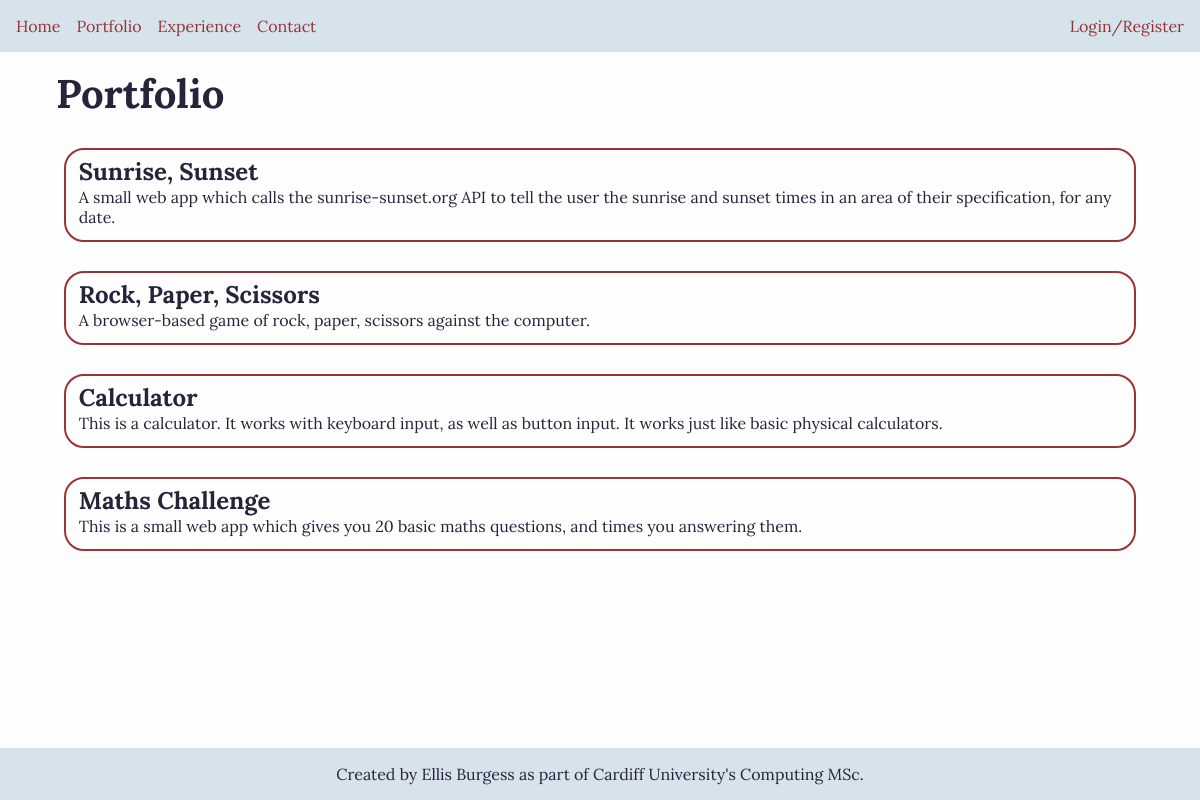
The app's page /portfolio with its own data.
### blog/models.py (models this page shows)
class Portfolio(db.Model):
    id = db.Column(db.Integer, primary_key=True)
    title = db.Column(db.Text, nullable=False)
    path_name = db.Column(db.String(128), nullable=False, unique=True)
    short_description = db.Column(db.Text, nullable=False)
    description = db.Column(db.Text, nullable=False)
    comments = db.relationship('Comments', backref='portfolio', lazy=True)

### blog/routes/routes.py (the view)
@app.route('/portfolio')
def portfolio():
    session['url'] = url_for('portfolio')
    entries = Portfolio.query.all()
    return render_template('portfolio.html', title='Portfolio', entries=entries)

### blog/templates/portfolio.html
{% extends "layout.html" %}
{% from "macros.html" import display_portfolio %}
{% block content %}
    <h1>Portfolio</h1>
    {% for entry in entries %}
        <article class="portfolio-item">
            {{ display_portfolio(entry) }}
        </article>
    {% endfor %}
{% endblock content %}

### blog/templates/layout.html (shortened to what this page needs)
<!DOCTYPE html>
<html lang="en">
<head>
    {% block stylesheet %}
    <link rel="stylesheet" href="{{ url_for('static', filename='style.css') }}">
    {% endblock %}
</head>
<body>
    <header>
        <nav id="main-nav">
            <div>
                <a href="{{ url_for('home') }}">Home</a>
                <a href="{{ url_for('portfolio') }}">Portfolio</a>
                <a href="{{ url_for('experience') }}">Experience</a>
                <a href="{{ url_for('contact') }}">Contact</a>
            </div>
            {% if not current_user.is_authenticated %}
            <a href="{{ url_for('login') }}" class="login-nav">Login/Register</a>
            {% else %}
            <a href="{{ url_for('logout') }}" class="login-nav">Logout</a>
            {% endif %}
        </nav>
    </header>
    <main>
        {% block content %}
        {% endblock content %}
    </main>
    <footer>
        <p>Created by Ellis Burgess as part of Cardiff University's Computing MSc.</p>
    </footer>
</body>
</html>

### blog/templates/macros.html (shortened to what this page needs)
{% macro display_portfolio(entry) %}
    <a href="/portfolio/{{ entry.id }}"><h2>{{ entry.title }}</h2></a>
    <p>{{ entry.short_description }}</p>
{% endmacro %}

### blog/static/style.css (style rules this page uses)
:root { --background-color: #fffeff; --text-color: #27233a; --alt-background-color: #d6e3eb; --alt-text: #993336; --focus-color: #90a959; }
* { margin: 0; padding: 0; box-sizing: border-box; color: var(--text-color); font-family: 'Lora', serif; }
body { min-height: 100vh; background-color: var(--background-color); display: grid; grid-template-rows: min-content auto min-content; }
main { width: 100%; max-width: 70em; margin: 0 auto; padding: 1em; }
header { position: relative; }
header, footer { background-color: var(--alt-background-color); padding: 1em; }
a { color: var(--alt-text); text-decoration: none; }
nav { display: flex; flex-flow: row wrap; gap: 1em; justify-content: space-between; }
nav > div { display: flex; flex-flow: row wrap; gap: 1em; }
footer { width: 100%; text-align: center; }
h1 { font-size: 2.5em; margin-bottom: 0.5em; }
.portfolio-item { margin: 1.8em 0.5em; padding: 0.4em 0.8em 0.8em 0.8em; border: 2px solid var(--alt-text); border-radius: 20px; }

### records on screen
Portfolio: title "Sunrise, Sunset", short_description "A small web app which calls the sunrise-sunset.org API to tell the user the sunrise and sunset times in an area of their specification, for any date."
Portfolio: title "Rock, Paper, Scissors", short_description "A browser-based game of rock, paper, scissors against the computer."
Portfolio: title "Calculator", short_description "This is a calculator. It works with keyboard input, as well as button input. It works just like basic physical calculators."
Portfolio: title "Maths Challenge", short_description "This is a small web app which gives you 20 basic maths questions, and times you answering them."
